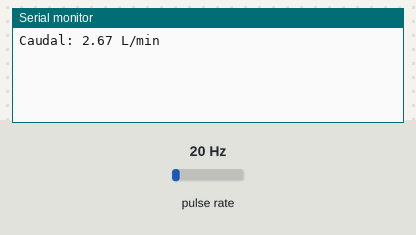
A sketch run on a simulated ESP32. On the bench: the last lines printed to the serial monitor. Wiring (inferred from the names in the program): pulse sensor: data GPIO 13. The inputs (shaded band) are chosen by the test bench; at power-on: pulse rate 20 Hz.

Above: at 1.2 s.
1.3 s: pulse rate (sensor on GPIO 13) set to 4 Hz
At 2.6 s:
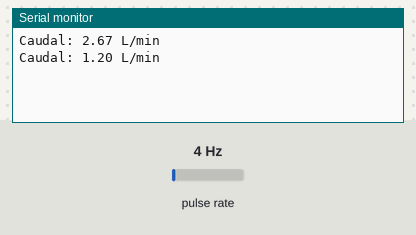
2.8 s: pulse rate (sensor on GPIO 13) set to 50 Hz
At 3.8 s:
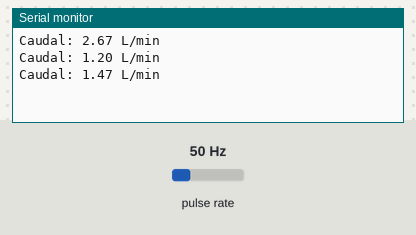
Timing chart, 0 to 5.8 s (numbered marks = the images above; inputs shaded):
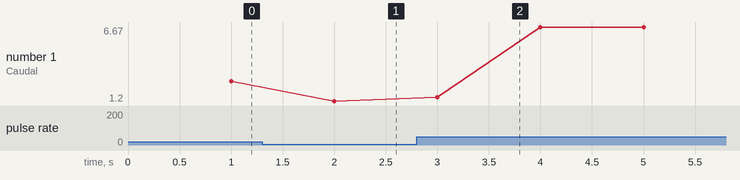

The sketch:

flujo-agua.ino
```cpp
/*

Creado por: Hugo Escalpelo
Fecha: 20230628

Este programa es para probar el sensor de flujo de agua, el cual funciona por pulsos.
El siguiente programa calcula los litros por minuto segun el tiempo entre pulsos detectados.

Conexiones:

ESP32CAM    FTDI
5v----------VCC
GND---------GND
UoR---------Tx
UoT---------Rx

ESP32CAM    Sensor de flujo de agua
5v----------5v
GND---------GND
GPIO13------Signal

*/

#define FLOW_SENSOR 13 // El sensor de flujo de agua está conectado al GPIO4
volatile int flowCounter; // Este entero volátil almacena el número de pulsos del sensor de flujo.

// Esta es la función de interrupción que se activa cada vez que el sensor de flujo envía un pulso.
void IRAM_ATTR pulseCounter() {
  flowCounter++;
}

void setup() {
  Serial.begin(115200); // Inicia la comunicación serial a 115200 bps
  pinMode(FLOW_SENSOR, INPUT_PULLUP); // Configura el pin del sensor de flujo como entrada
  attachInterrupt(digitalPinToInterrupt(FLOW_SENSOR), pulseCounter, RISING);  // Asocia la función de interrupción pulseCounter al pin del sensor de flujo
}

void loop() {
  flowCounter = 0; // Resetea el contador de flujo al inicio de cada ciclo de lazo.
  delay(1000); // Espera un segundo (durante este tiempo, la función de interrupción estará contando los pulsos del sensor de flujo).

  // Ahora, calcula el caudal de agua en litros por minuto (L/min).
  // Los sensores de flujo normalmente envían entre 450 y 450 pulsos por litro.
  // Este valor puede variar dependiendo del sensor específico que se utilice, consulta la documentación del tuyo para obtener el valor exacto.
  float flowRate = (flowCounter / 450.0) * 60.0;

  Serial.print("Caudal: ");
  Serial.print(flowRate);
  Serial.println(" L/min");
}
```

Measured:
- after the input at 1.3 s, the serial monitor: prints a new line after 0.70 s (image 1)
- after the input at 2.8 s, the serial monitor: prints a new line after 0.20 s (image 2)
- plotted number 1: 2.67 → 1.2 after the input at 1.3 s, 1.2 → 6.67 after the input at 2.8 s
